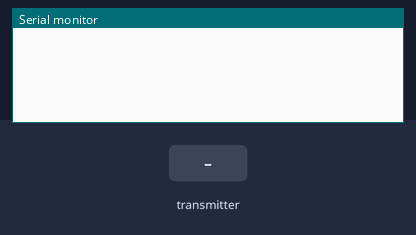
A sketch run on a simulated ESP32. Shown: the last lines printed to the serial monitor. The inputs (shaded band) are chosen by the test bench.

Above: at 1.2 s.
1.3 s: the transmitter starts sending temperature = 0
At 1.66 s:
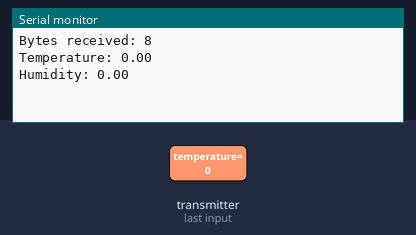
2.8 s: the transmitter starts sending humidity = 25
At 3.16 s:
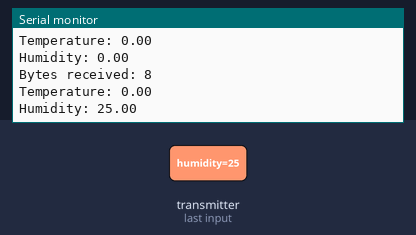
4.3 s: the transmitter starts sending temperature = 25
5.8 s: the transmitter starts sending humidity = 50
At 6.16 s:
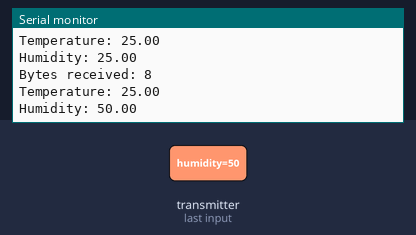
Timing chart, 0 to 8.3 s (numbered marks = the images above; inputs shaded):
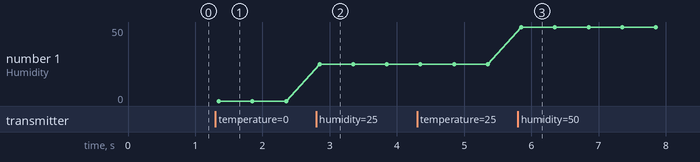

The sketch:

sketch_oct21c_ESP32_NOW_ESCLAVO.ino
```cpp
/*
  Daniel Carrasco
  This and more tutorials at https://www.electrosoftcloud.com/
*/

#include <esp_now.h>
#include <WiFi.h>

// Structure to keep the temperature and humidity data
// Is also required in the client to be able to save the data directly
typedef struct temp_humidity {
  float temperature;
  float humidity;
};

// Create a struct_message called myData
temp_humidity dhtData;

// callback function executed when data is received
void OnRecv(const uint8_t * mac, const uint8_t *incomingData, int len) {
  memcpy(&dhtData, incomingData, sizeof(dhtData));
  Serial.print("Bytes received: ");
  Serial.println(len);
  Serial.print("Temperature: ");
  Serial.println(dhtData.temperature);
  Serial.print("Humidity: ");
  Serial.println(dhtData.humidity);
}

void setup() {
  // Initialize Serial Monitor
  Serial.begin(115200);

  // Set device as a Wi-Fi Station
  WiFi.mode(WIFI_STA);

  // Init ESP-NOW
  if (esp_now_init() != ESP_OK) {
    Serial.println("There was an error initializing ESP-NOW");
    return;
  }

  // Once the ESP-Now protocol is initialized, we will register the callback function
  // to be able to react when a package arrives in near to real time without pooling every loop.
  esp_now_register_recv_cb(OnRecv);
}

void loop() {
}
```

Measured:
- after the input at 1.3 s, the serial monitor: prints a new line after 0.05 s (image 1)
- after the input at 2.8 s, the serial monitor: prints a new line after 0.05 s (image 2)
- after the input at 5.8 s, the serial monitor: prints a new line after 0.05 s (image 3)
- plotted number 1: 0 → 25 after the input at 2.8 s, 25 → 50 after the input at 5.8 s
